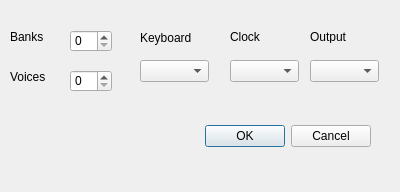
<?xml version="1.0" encoding="UTF-8"?>
<ui version="4.0">
 <class>Dialog</class>
 <widget class="QDialog" name="Dialog">
  <property name="geometry">
   <rect>
    <x>0</x>
    <y>0</y>
    <width>400</width>
    <height>192</height>
   </rect>
  </property>
  <property name="windowTitle">
   <string>Dialog</string>
  </property>
  <widget class="QDialogButtonBox" name="buttonBox">
   <property name="geometry">
    <rect>
     <x>30</x>
     <y>120</y>
     <width>341</width>
     <height>32</height>
    </rect>
   </property>
   <property name="orientation">
    <enum>Qt::Horizontal</enum>
   </property>
   <property name="standardButtons">
    <set>QDialogButtonBox::Cancel|QDialogButtonBox::Ok</set>
   </property>
  </widget>
  <widget class="QSpinBox" name="sbBanks">
   <property name="geometry">
    <rect>
     <x>70</x>
     <y>30</y>
     <width>42</width>
     <height>22</height>
    </rect>
   </property>
  </widget>
  <widget class="QLabel" name="label">
   <property name="geometry">
    <rect>
     <x>10</x>
     <y>30</y>
     <width>46</width>
     <height>13</height>
    </rect>
   </property>
   <property name="text">
    <string>Banks</string>
   </property>
  </widget>
  <widget class="QLabel" name="label_2">
   <property name="geometry">
    <rect>
     <x>10</x>
     <y>70</y>
     <width>46</width>
     <height>13</height>
    </rect>
   </property>
   <property name="text">
    <string>Voices</string>
   </property>
  </widget>
  <widget class="QSpinBox" name="sbVoices">
   <property name="geometry">
    <rect>
     <x>70</x>
     <y>70</y>
     <width>42</width>
     <height>22</height>
    </rect>
   </property>
  </widget>
  <widget class="QComboBox" name="comboBox">
   <property name="geometry">
    <rect>
     <x>140</x>
     <y>60</y>
     <width>69</width>
     <height>22</height>
    </rect>
   </property>
  </widget>
  <widget class="QLabel" name="label_3">
   <property name="geometry">
    <rect>
     <x>140</x>
     <y>30</y>
     <width>61</width>
     <height>16</height>
    </rect>
   </property>
   <property name="text">
    <string>Keyboard</string>
   </property>
  </widget>
  <widget class="QLabel" name="label_4">
   <property name="geometry">
    <rect>
     <x>230</x>
     <y>30</y>
     <width>46</width>
     <height>13</height>
    </rect>
   </property>
   <property name="text">
    <string>Clock</string>
   </property>
  </widget>
  <widget class="QComboBox" name="comboBox_2">
   <property name="geometry">
    <rect>
     <x>230</x>
     <y>60</y>
     <width>69</width>
     <height>22</height>
    </rect>
   </property>
  </widget>
  <widget class="QLabel" name="label_5">
   <property name="geometry">
    <rect>
     <x>310</x>
     <y>30</y>
     <width>46</width>
     <height>13</height>
    </rect>
   </property>
   <property name="text">
    <string>Output</string>
   </property>
  </widget>
  <widget class="QComboBox" name="comboBox_3">
   <property name="geometry">
    <rect>
     <x>310</x>
     <y>60</y>
     <width>69</width>
     <height>22</height>
    </rect>
   </property>
  </widget>
 </widget>
 <resources/>
 <connections>
  <connection>
   <sender>buttonBox</sender>
   <signal>accepted()</signal>
   <receiver>Dialog</receiver>
   <slot>accept()</slot>
   <hints>
    <hint type="sourcelabel">
     <x>248</x>
     <y>254</y>
    </hint>
    <hint type="destinationlabel">
     <x>157</x>
     <y>274</y>
    </hint>
   </hints>
  </connection>
  <connection>
   <sender>buttonBox</sender>
   <signal>rejected()</signal>
   <receiver>Dialog</receiver>
   <slot>reject()</slot>
   <hints>
    <hint type="sourcelabel">
     <x>316</x>
     <y>260</y>
    </hint>
    <hint type="destinationlabel">
     <x>286</x>
     <y>274</y>
    </hint>
   </hints>
  </connection>
 </connections>
</ui>
